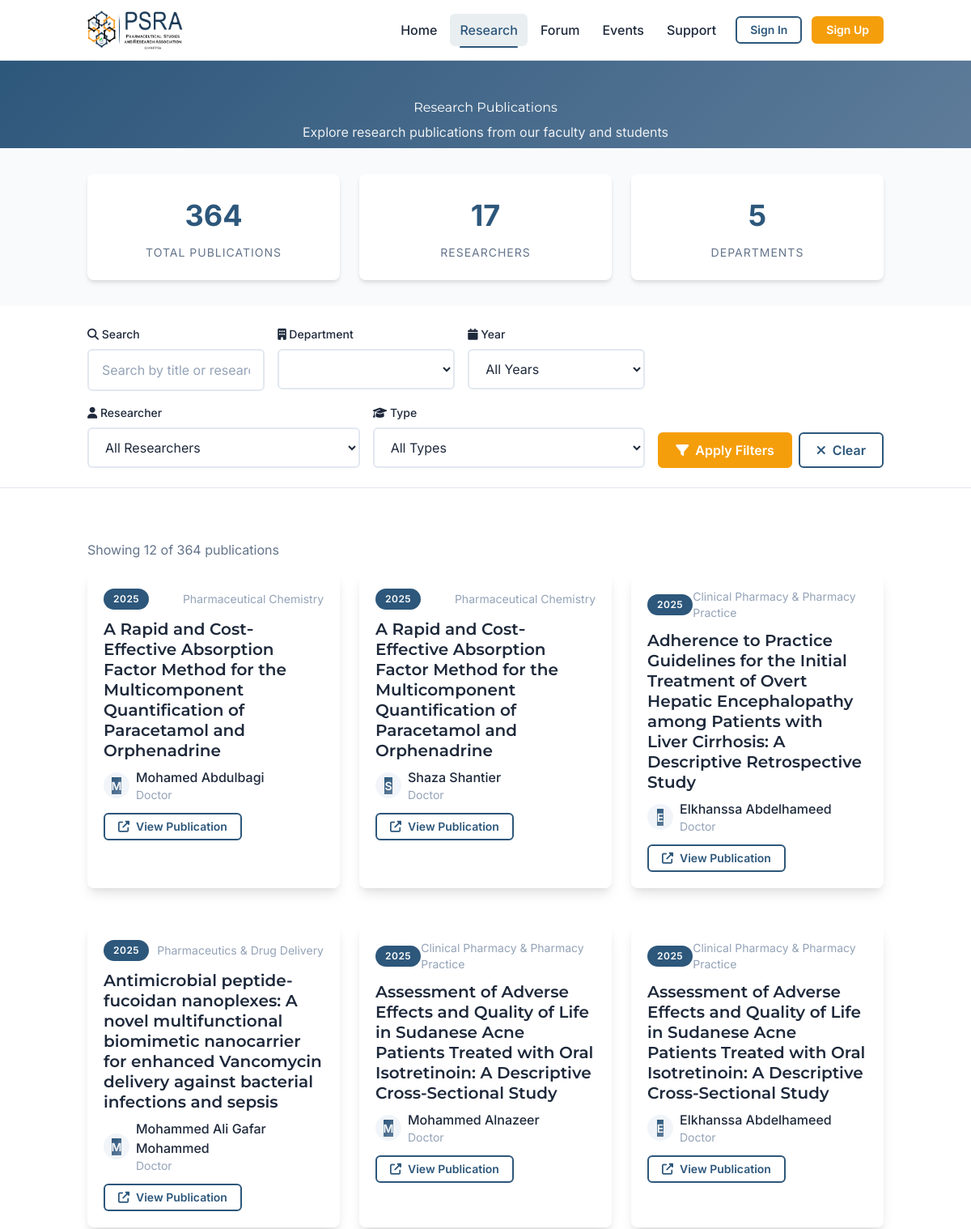
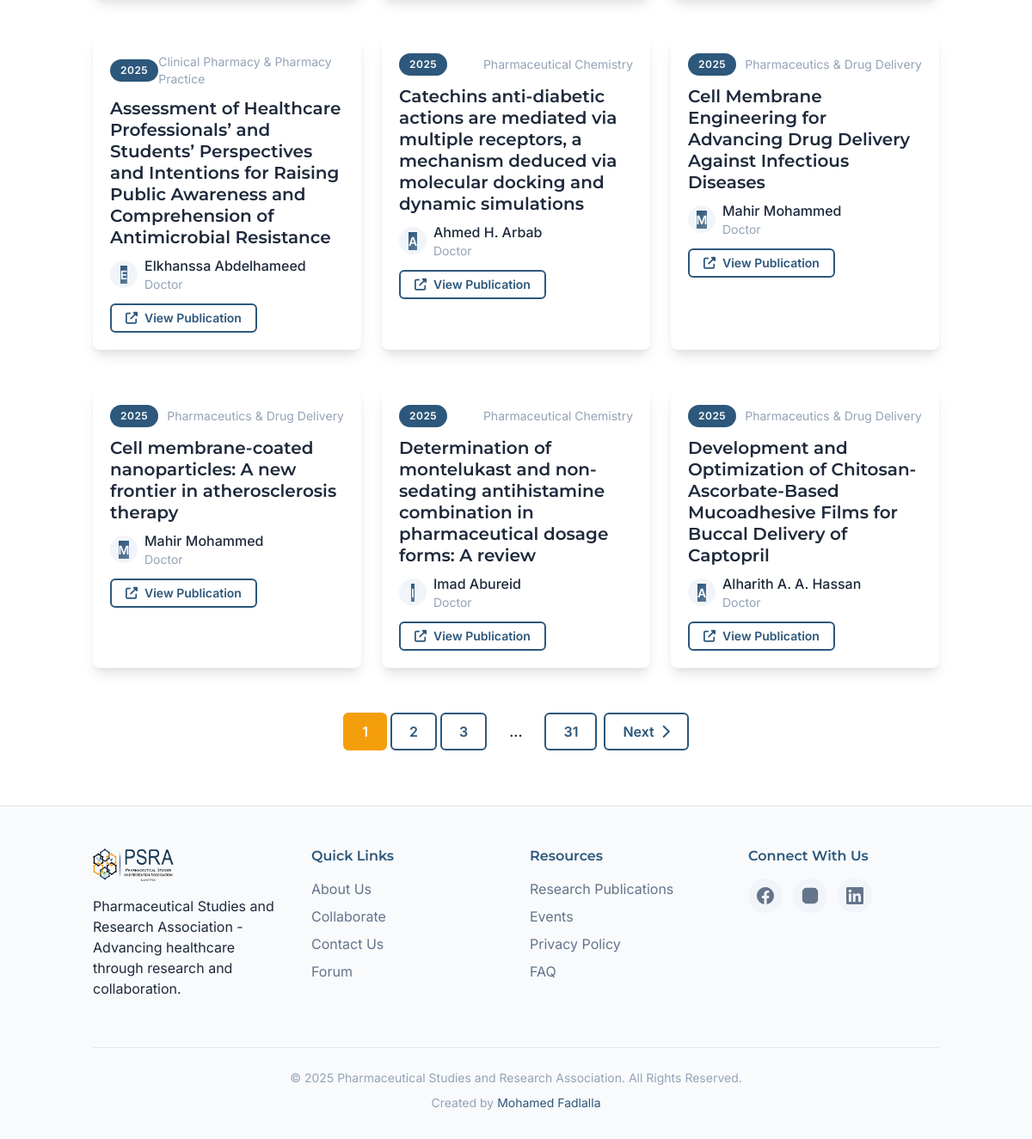
Screenshot of /research with the database file from the repository (2 pictures, top to bottom).
### models.py (models this page shows, shortened)
class Research(db.Model):
    id = db.Column(db.Integer, primary_key=True)
    title = db.Column(db.String(500), nullable=False)
    doi_url = db.Column(db.String(500), nullable=True)
    department = db.Column(db.String(100), nullable=False)
    year = db.Column(db.Integer, nullable=False)
    researcher_id = db.Column(db.Integer, db.ForeignKey('researcher.id'), nullable=False)
    researcher_type = db.Column(db.String(20), default='doctor')  # 'doctor' or 'student'
    is_approved = db.Column(db.Boolean, default=True)  # For submitted research pending approval
    submitted_by = db.Column(db.Integer, db.ForeignKey('user.id'), nullable=True)  # User who submitted
    submitted_by_user = db.relationship('User', foreign_keys=[submitted_by], backref='submitted_researches')
    created_at = db.Column(db.DateTime, default=datetime.utcnow)

class Researcher(db.Model):
    id = db.Column(db.Integer, primary_key=True)
    name = db.Column(db.String(200), nullable=False, unique=True)
    profile_picture_url = db.Column(db.String(200), default=None)
    bio = db.Column(db.Text, nullable=True)
    is_registered_user = db.Column(db.Boolean, default=False)
    user_id = db.Column(db.Integer, db.ForeignKey('user.id'), nullable=True)
    created_at = db.Column(db.DateTime, default=datetime.utcnow)
    researches = db.relationship('Research', backref='author', lazy=True, cascade='all, delete-orphan')

### app.py (the view)
@app.route('/research')
def research():
    department = request.args.get('department', 'all')
    year = request.args.get('year', 'all')
    researcher_id = request.args.get('researcher', type=int)
    researcher_type = request.args.get('researcher_type', 'all')
    search_query = request.args.get('search', '').strip()
    page = request.args.get('page', 1, type=int)
    pagination = ResearchService.filter_researches(
        department=department,
        year=year,
        researcher_id=researcher_id,
        researcher_type=researcher_type,
        search_query=search_query if search_query else None,
        page=page,
        per_page=12
    )
    year_choices = ResearchService.get_year_choices()
    researchers = ResearchService.get_all_researchers()
    statistics = ResearchService.get_research_statistics()
    return render_template(
        'researches.html',
        researches=pagination.items,
        pagination=pagination,
        department_choices=ResearchService.DEPARTMENT_CHOICES if hasattr(ResearchService, 'DEPARTMENT_CHOICES') else [],
        year_choices=year_choices,
        researcher_type_choices=ResearchService.RESEARCHER_TYPE_CHOICES if hasattr(ResearchService, 'RESEARCHER_TYPE_CHOICES') else [],
        researchers=researchers,
        statistics=statistics,
        current_department=department,
        current_year=year,
        current_researcher=researcher_id,
        current_researcher_type=researcher_type,
        search_query=search_query
    )

### templates/researches.html (shortened to what this page needs)
{% extends "base.html" %}
{% block content %}
<div class="researches-page">
    <div class="page-header">
        <div class="container">
            <h1>Research Publications</h1>
            <p>Explore research publications from our faculty and students</p>
        </div>
    </div>
    {% if statistics %}
    <div class="statistics-section">
        <div class="container">
            <div class="stats-grid">
                <div class="stat-card">
                    <div class="stat-number">{{ statistics.total_researches }}</div>
                    <div class="stat-label">Total Publications</div>
                </div>
                <div class="stat-card">
                    <div class="stat-number">{{ statistics.total_researchers }}</div>
                    <div class="stat-label">Researchers</div>
                </div>
                <div class="stat-card">
                    <div class="stat-number">{{ statistics.departments|length }}</div>
                    <div class="stat-label">Departments</div>
                </div>
            </div>
        </div>
    </div>
    {% endif %}
    <div class="filter-section">
        <div class="container">
            <form method="GET" action="{{ url_for('research') }}" class="filter-form">
                <div class="filter-grid">
                    <div class="filter-group">
                        <label class="form-label"><i class="fas fa-search"></i> Search</label>
                        <input type="text" name="search" placeholder="Search by title or researcher..."
                               value="{{ search_query }}" class="form-input">
                    </div>
                    <div class="filter-group">
                        <label class="form-label"><i class="fas fa-building"></i> Department</label>
                        <select name="department" class="form-select">
                        </select>
                    </div>
                    <div class="filter-group">
                        <label class="form-label"><i class="fas fa-calendar"></i> Year</label>
                        <select name="year" class="form-select">
                            {% for value, label in year_choices %}
                            <option value="{{ value }}" {% if current_year == value %}selected{% endif %}>
                                {{ label }}
                            </option>
                            {% endfor %}
                        </select>
                    </div>
                    <div class="filter-group">
                        <label class="form-label"><i class="fas fa-user"></i> Researcher</label>
                        <select name="researcher" class="form-select">
                            <option value="">All Researchers</option>
                        </select>
                    </div>
                    <div class="filter-group">
                        <label class="form-label"><i class="fas fa-graduation-cap"></i> Type</label>
                        <select name="researcher_type" class="form-select">
                            {% for value, label in researcher_type_choices %}
                            <option value="{{ value }}" {% if current_researcher_type == value %}selected{% endif %}>
                                {{ label }}
                            </option>
                            {% endfor %}
                        </select>
                    </div>
                </div>
                <div class="filter-buttons">
                    <button type="submit" class="btn btn-primary">
                        <i class="fas fa-filter"></i> Apply Filters
                    </button>
                    <a href="{{ url_for('research') }}" class="btn btn-outline">
                        <i class="fas fa-times"></i> Clear
                    </a>
                </div>
            </form>
        </div>
    </div>
    <section class="section">
        <div class="container">
            {% if researches %}
            <div class="results-count mb-4">
                <p class="text-secondary">Showing {{ researches|length }} of {{ pagination.total }} publications</p>
            </div>
            <div class="grid md:grid-cols-2 lg:grid-cols-3">
                {% for research in researches %}
                <div class="card research-card card-elevated">
                    <div class="card-body">
                        <div class="research-header flex justify-between items-center mb-3">
                            <span class="badge badge-primary">{{ research.year }}</span>
                            <span class="text-sm text-muted">{{ research.department }}</span>
                        </div>
                        <h3 class="research-title card-title">
                            {% if research.doi_url %}
                            <a href="{{ research.doi_url }}" target="_blank" rel="noopener noreferrer">
                                {{ research.title }}
                            </a>
                            {% else %}
                            {{ research.title }}
                            {% endif %}
                        </h3>
                        <div class="research-author flex items-center gap-2 mb-3">
                            <div class="avatar avatar-sm">
                                {% if research.author.profile_picture_url %}
                                <img src="{{ research.author.profile_picture_url }}" alt="{{ research.author.name }}">
                                {% else %}
                                <span class="avatar-placeholder">{{ research.author.name[0].upper() }}</span>
                                {% endif %}
                            </div>
                            <div>
                                <a href="{{ url_for('researcher_profile', researcher_id=research.author.id) }}" class="text-primary font-medium">
                                    {{ research.author.name }}
                                </a>
                                <div class="text-sm text-muted">{{ research.researcher_type|title }}</div>
                            </div>
                        </div>
                        {% if research.doi_url %}
                        <div class="research-doi">
                            <a href="{{ research.doi_url }}" target="_blank" rel="noopener noreferrer" class="btn btn-sm btn-outline">
                                <i class="fas fa-external-link-alt"></i> View Publication
                            </a>
                        </div>
                        {% endif %}
                    </div>
                </div>
                {% endfor %}
            </div>
            {% if pagination.pages > 1 %}
            <div class="pagination flex justify-center items-center gap-2 mt-8">
                <div class="pagination-numbers flex gap-1">
                    {% for page_num in pagination.iter_pages(left_edge=1, right_edge=1, left_current=2, right_current=2) %}
                        {% if page_num %}
                            {% if page_num == pagination.page %}
                            <span class="btn btn-primary">{{ page_num }}</span>
                            {% else %}
                            <a href="{{ url_for('research', page=page_num, department=current_department, year=current_year, researcher=current_researcher, researcher_type=current_researcher_type, search=search_query) }}"
                               class="btn btn-outline">{{ page_num }}</a>
                            {% endif %}
                        {% else %}
                            <span class="btn btn-ghost">...</span>
                        {% endif %}
                    {% endfor %}
                </div>
                {% if pagination.has_next %}
                <a href="{{ url_for('research', page=pagination.next_num, department=current_department, year=current_year, researcher=current_researcher, researcher_type=current_researcher_type, search=search_query) }}"
                   class="btn btn-outline">
                    Next <i class="fas fa-chevron-right"></i>
                </a>
                {% endif %}
            </div>
            {% endif %}
            {% endif %}
        </div>
    </section>
</div>
{% endblock %}

### templates/base.html (shortened to what this page needs)
<!DOCTYPE html>
<html lang="en">
<head>
    <script src="https://cdn.tailwindcss.com"></script>
    <link rel="stylesheet" href="{{ url_for('static', filename='css/style.css') }}">
    <link rel="stylesheet" href="https://cdnjs.cloudflare.com/ajax/libs/font-awesome/6.4.0/css/all.min.css" />
</head>
<body>
    <header class="header" id="header">
        <div class="container">
            <div class="logo">
                <a href="{{ url_for('home') }}" aria-label="PSRA Home">
                    <img src="{{ url_for('static', filename='images/logo.png') }}" alt="PSRA Logo">
                </a>
            </div>
            <nav class="nav-main" id="main-nav" role="navigation" aria-label="Main navigation">
                <ul class="nav-list">
                    <li><a href="{{ url_for('home') }}" class="nav-link {% if request.endpoint == 'home' %}active{% endif %}">Home</a></li>
                    <li><a href="{{ url_for('research') }}" class="nav-link {% if request.endpoint == 'research' %}active{% endif %}">Research</a></li>
                    <li><a href="{{ url_for('forum.forum_main') }}" class="nav-link {% if 'forum' in request.endpoint and 'login' not in request.endpoint and 'register' not in request.endpoint %}active{% endif %}">Forum</a></li>
                    <li><a href="{{ url_for('events') }}" class="nav-link {% if request.endpoint == 'events' %}active{% endif %}">Events</a></li>
                    <li><a href="{{ url_for('support') }}" class="nav-link {% if request.endpoint == 'support' %}active{% endif %}">Support</a></li>
                    {% if not current_user.is_authenticated %}
                    <li class="nav-auth-links">
                        <a href="{{ url_for('forum.login') }}" class="btn btn-outline btn-sm">Sign In</a>
                    </li>
                    <li class="nav-auth-links">
                        <a href="{{ url_for('forum.register') }}" class="btn btn-primary btn-sm">Sign Up</a>
                    </li>
                    {% endif %}
                </ul>
            </nav>
        </div>
    </header>
    <main id="main-content">
        {% block content %}{% endblock %}
    </main>
    <footer class="footer">
        <div class="container">
            <div class="footer-grid">
                <div class="footer-column">
                    <img src="{{ url_for('static', filename='images/logo.png') }}" alt="PSRA Logo" class="footer-logo">
                    <p>Pharmaceutical Studies and Research Association - Advancing healthcare through research and collaboration.</p>
                </div>
                <div class="footer-column">
                    <h4 class="footer-title">Quick Links</h4>
                    <ul class="footer-links">
                        <li><a href="{{ url_for('about') }}">About Us</a></li>
                        <li><a href="{{ url_for('collaborate') }}">Collaborate</a></li>
                        <li><a href="{{ url_for('contact') }}">Contact Us</a></li>
                        <li><a href="{{ url_for('forum.forum_main') }}">Forum</a></li>
                    </ul>
                </div>
                <div class="footer-column">
                    <h4 class="footer-title">Resources</h4>
                    <ul class="footer-links">
                        <li><a href="{{ url_for('research') }}">Research Publications</a></li>
                        <li><a href="{{ url_for('events') }}">Events</a></li>
                        <li><a href="{{ url_for('privacy') }}">Privacy Policy</a></li>
                        <li><a href="{{ url_for('faq') }}">FAQ</a></li>
                    </ul>
                </div>
                <div class="footer-column">
                    <h4 class="footer-title">Connect With Us</h4>
                    <div class="social-icons">
                        <a href="https://www.facebook.com/fpsauofk" target="_blank" rel="noopener noreferrer" class="social-icon facebook" aria-label="Facebook">
                        </a>
                        <a href="https://www.instagram.com/fpsauofk" target="_blank" rel="noopener noreferrer" class="social-icon instagram" aria-label="Instagram">
                        </a>
                        <a href="https://linkedin.com/in/faculty-of-pharmacy-students-association-uofk-96337621a" target="_blank" rel="noopener noreferrer" class="social-icon linkedin" aria-label="LinkedIn">
                        </a>
                    </div>
                </div>
            </div>
            <div class="footer-bottom">
                <p>&copy; {{ now.year if now else 2025 }} Pharmaceutical Studies and Research Association. All Rights Reserved.</p>
                <p>Created by <a href="https://mohamedfadlalla.github.io" target="_blank" rel="noopener noreferrer">Mohamed Fadlalla</a></p>
            </div>
        </div>
    </footer>
</body>
</html>

### rows the page displays
Research: year "2025", department "Pharmaceutical Chemistry", title "A Rapid and Cost‐Effective Absorption Factor Method for the Multicomponent Quantification of Paracetamol and Orphenadrine", author "M", author.name "Mohamed Abdulbagi", researcher_type "Doctor"
Research: year "2025", department "Pharmaceutical Chemistry", title "A Rapid and Cost‐Effective Absorption Factor Method for the Multicomponent Quantification of Paracetamol and Orphenadrine", author "S", author.name "Shaza Shantier", researcher_type "Doctor"
Research: year "2025", department "Clinical Pharmacy & Pharmacy Practice", title "Adherence to Practice Guidelines for the Initial Treatment of Overt Hepatic Encephalopathy among Patients with Liver Cirrhosis: A Descriptive Retrospective Study", author "E", author.name "Elkhanssa Abdelhameed", researcher_type "Doctor"
Research: year "2025", department "Pharmaceutics & Drug Delivery", title "Antimicrobial peptide-fucoidan nanoplexes: A novel multifunctional biomimetic nanocarrier for enhanced Vancomycin delivery against bacterial infections and sepsis", author "M", author.name "Mohammed Ali Gafar Mohammed", researcher_type "Doctor"
Research: year "2025", department "Clinical Pharmacy & Pharmacy Practice", title "Assessment of Adverse Effects and Quality of Life in Sudanese Acne Patients Treated with Oral Isotretinoin: A Descriptive Cross-Sectional Study", author "M", author.name "Mohammed Alnazeer", researcher_type "Doctor"
Research: year "2025", department "Clinical Pharmacy & Pharmacy Practice", title "Assessment of Adverse Effects and Quality of Life in Sudanese Acne Patients Treated with Oral Isotretinoin: A Descriptive Cross-Sectional Study", author "E", author.name "Elkhanssa Abdelhameed", researcher_type "Doctor"
Research: year "2025", department "Clinical Pharmacy & Pharmacy Practice", title "Assessment of Healthcare Professionals’ and Students’ Perspectives and Intentions for Raising Public Awareness and Comprehension of Antimicrobial Resistance", author "E", author.name "Elkhanssa Abdelhameed", researcher_type "Doctor"
Research: year "2025", department "Pharmaceutical Chemistry", title "Catechins anti-diabetic actions are mediated via multiple receptors, a mechanism deduced via molecular docking and dynamic simulations", author "A", author.name "Ahmed H. Arbab", researcher_type "Doctor"
Research: year "2025", department "Pharmaceutics & Drug Delivery", title "Cell Membrane Engineering for Advancing Drug Delivery Against Infectious Diseases", author "M", author.name "Mahir Mohammed", researcher_type "Doctor"
Research: year "2025", department "Pharmaceutics & Drug Delivery", title "Cell membrane-coated nanoparticles: A new frontier in atherosclerosis therapy", author "M", author.name "Mahir Mohammed", researcher_type "Doctor"
Research: year "2025", department "Pharmaceutical Chemistry", title "Determination of montelukast and non-sedating antihistamine combination in pharmaceutical dosage forms: A review", author "I", author.name "Imad Abureid", researcher_type "Doctor"
Research: year "2025", department "Pharmaceutics & Drug Delivery", title "Development and Optimization of Chitosan-Ascorbate-Based Mucoadhesive Films for Buccal Delivery of Captopril", author "A", author.name "Alharith A. A. Hassan", researcher_type "Doctor"

### other values shown
{{ statistics.total_researches }} "364"
{{ statistics.total_researchers }} "17"
{{ statistics.departments|length }} "5"
{{ researches|length }} "12"
{{ pagination.total }} "364"
{{ page_num }} "1"
{{ page_num }} "2" "3" "31"
{{ now.year if now else 2025 }} "2025"
form field year "All Years"
form field researcher_type "All Types"
